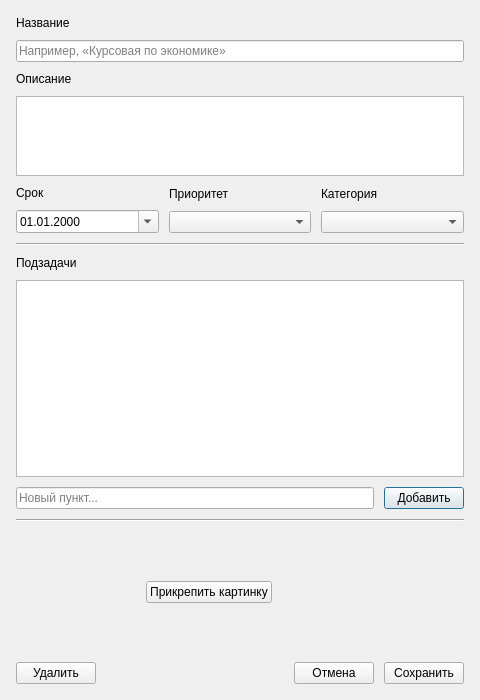
<?xml version="1.0" encoding="UTF-8"?>
<ui version="4.0">
 <class>TaskDialog</class>
 <widget class="QDialog" name="TaskDialog">
  <property name="geometry">
   <rect>
    <x>0</x>
    <y>0</y>
    <width>480</width>
    <height>700</height>
   </rect>
  </property>
  <property name="windowTitle">
   <string>Задача</string>
  </property>
  <layout class="QVBoxLayout" name="rootLayout">
   <property name="spacing">
    <number>10</number>
   </property>
   <property name="leftMargin">
    <number>16</number>
   </property>
   <property name="topMargin">
    <number>16</number>
   </property>
   <property name="rightMargin">
    <number>16</number>
   </property>
   <property name="bottomMargin">
    <number>16</number>
   </property>
   <item>
    <widget class="QLabel" name="titleFieldLabel">
     <property name="text">
      <string>Название</string>
     </property>
    </widget>
   </item>
   <item>
    <widget class="QLineEdit" name="titleLineEdit">
     <property name="placeholderText">
      <string>Например, «Курсовая по экономике»</string>
     </property>
    </widget>
   </item>
   <item>
    <widget class="QLabel" name="descriptionFieldLabel">
     <property name="text">
      <string>Описание</string>
     </property>
    </widget>
   </item>
   <item>
    <widget class="QTextEdit" name="descriptionTextEdit">
     <property name="maximumSize">
      <size>
       <width>16777215</width>
       <height>80</height>
      </size>
     </property>
    </widget>
   </item>
   <item>
    <layout class="QHBoxLayout" name="fieldsRowLayout">
     <item>
      <layout class="QVBoxLayout" name="deadlineColumnLayout">
       <item>
        <widget class="QLabel" name="deadlineFieldLabel">
         <property name="text">
          <string>Срок</string>
         </property>
        </widget>
       </item>
       <item>
        <widget class="QDateEdit" name="deadlineDateEdit">
         <property name="calendarPopup">
          <bool>true</bool>
         </property>
         <property name="displayFormat">
          <string>dd.MM.yyyy</string>
         </property>
        </widget>
       </item>
      </layout>
     </item>
     <item>
      <layout class="QVBoxLayout" name="priorityColumnLayout">
       <item>
        <widget class="QLabel" name="priorityFieldLabel">
         <property name="text">
          <string>Приоритет</string>
         </property>
        </widget>
       </item>
       <item>
        <widget class="QComboBox" name="priorityComboBox"/>
       </item>
      </layout>
     </item>
     <item>
      <layout class="QVBoxLayout" name="categoryColumnLayout">
       <item>
        <widget class="QLabel" name="categoryFieldLabel">
         <property name="text">
          <string>Категория</string>
         </property>
        </widget>
       </item>
       <item>
        <widget class="QComboBox" name="categoryComboBox"/>
       </item>
      </layout>
     </item>
    </layout>
   </item>
   <item>
    <widget class="Line" name="subtasksSeparatorLine">
     <property name="orientation">
      <enum>Qt::Horizontal</enum>
     </property>
    </widget>
   </item>
   <item>
    <widget class="QLabel" name="subtasksFieldLabel">
     <property name="text">
      <string>Подзадачи</string>
     </property>
    </widget>
   </item>
   <item>
    <widget class="QListWidget" name="subtasksListWidget">
     <property name="minimumSize">
      <size>
       <width>0</width>
       <height>130</height>
      </size>
     </property>
    </widget>
   </item>
   <item>
    <layout class="QHBoxLayout" name="addSubtaskRowLayout">
     <item>
      <widget class="QLineEdit" name="newSubtaskLineEdit">
       <property name="placeholderText">
        <string>Новый пункт...</string>
       </property>
      </widget>
     </item>
     <item>
      <widget class="QPushButton" name="addSubtaskButton">
       <property name="text">
        <string>Добавить</string>
       </property>
      </widget>
     </item>
    </layout>
   </item>
   <item>
    <widget class="Line" name="imageSeparatorLine">
     <property name="orientation">
      <enum>Qt::Horizontal</enum>
     </property>
    </widget>
   </item>
   <item>
    <layout class="QHBoxLayout" name="imageRowLayout">
     <item>
      <widget class="QLabel" name="imagePreviewLabel">
       <property name="minimumSize">
        <size>
         <width>120</width>
         <height>120</height>
        </size>
       </property>
       <property name="maximumSize">
        <size>
         <width>120</width>
         <height>120</height>
        </size>
       </property>
       <property name="text">
        <string/>
       </property>
       <property name="scaledContents">
        <bool>true</bool>
       </property>
      </widget>
     </item>
     <item>
      <widget class="QPushButton" name="attachImageButton">
       <property name="text">
        <string>Прикрепить картинку</string>
       </property>
      </widget>
     </item>
     <item>
      <spacer name="imageRowSpacer">
       <property name="orientation">
        <enum>Qt::Horizontal</enum>
       </property>
       <property name="sizeHint" stdset="0">
        <size>
         <width>40</width>
         <height>20</height>
        </size>
       </property>
      </spacer>
     </item>
    </layout>
   </item>
   <item>
    <layout class="QHBoxLayout" name="dialogButtonsLayout">
     <item>
      <widget class="QPushButton" name="deleteButton">
       <property name="text">
        <string>Удалить</string>
       </property>
      </widget>
     </item>
     <item>
      <spacer name="dialogButtonsSpacer">
       <property name="orientation">
        <enum>Qt::Horizontal</enum>
       </property>
       <property name="sizeHint" stdset="0">
        <size>
         <width>40</width>
         <height>20</height>
        </size>
       </property>
      </spacer>
     </item>
     <item>
      <widget class="QPushButton" name="cancelButton">
       <property name="text">
        <string>Отмена</string>
       </property>
      </widget>
     </item>
     <item>
      <widget class="QPushButton" name="saveButton">
       <property name="text">
        <string>Сохранить</string>
       </property>
      </widget>
     </item>
    </layout>
   </item>
  </layout>
 </widget>
 <resources/>
 <connections/>
</ui>
